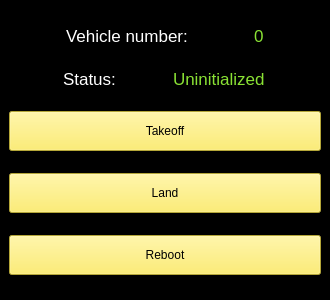
<?xml version="1.0" encoding="UTF-8"?>
<ui version="4.0">
 <class>QuadWindow</class>
 <widget class="QWidget" name="QuadWindow">
  <property name="geometry">
   <rect>
    <x>0</x>
    <y>0</y>
    <width>330</width>
    <height>300</height>
   </rect>
  </property>
  <property name="sizePolicy">
   <sizepolicy hsizetype="Preferred" vsizetype="Preferred">
    <horstretch>0</horstretch>
    <verstretch>0</verstretch>
   </sizepolicy>
  </property>
  <property name="maximumSize">
   <size>
    <width>350</width>
    <height>300</height>
   </size>
  </property>
  <property name="windowTitle">
   <string>Form</string>
  </property>
  <property name="styleSheet">
   <string notr="true">background-color: rgb(0, 0, 0);</string>
  </property>
  <layout class="QVBoxLayout" name="verticalLayout">
   <property name="spacing">
    <number>0</number>
   </property>
   <property name="leftMargin">
    <number>0</number>
   </property>
   <property name="topMargin">
    <number>0</number>
   </property>
   <property name="rightMargin">
    <number>0</number>
   </property>
   <property name="bottomMargin">
    <number>0</number>
   </property>
   <item>
    <widget class="QFrame" name="frame">
     <property name="styleSheet">
      <string notr="true"/>
     </property>
     <property name="frameShape">
      <enum>QFrame::NoFrame</enum>
     </property>
     <property name="frameShadow">
      <enum>QFrame::Raised</enum>
     </property>
     <layout class="QVBoxLayout" name="verticalLayout_2">
      <item>
       <widget class="QFrame" name="frame_3">
        <property name="sizePolicy">
         <sizepolicy hsizetype="Preferred" vsizetype="Fixed">
          <horstretch>0</horstretch>
          <verstretch>0</verstretch>
         </sizepolicy>
        </property>
        <property name="frameShape">
         <enum>QFrame::StyledPanel</enum>
        </property>
        <property name="frameShadow">
         <enum>QFrame::Raised</enum>
        </property>
        <layout class="QHBoxLayout" name="horizontalLayout_2">
         <property name="spacing">
          <number>10</number>
         </property>
         <property name="leftMargin">
          <number>0</number>
         </property>
         <property name="topMargin">
          <number>0</number>
         </property>
         <property name="rightMargin">
          <number>0</number>
         </property>
         <property name="bottomMargin">
          <number>0</number>
         </property>
         <item>
          <widget class="QLabel" name="label_3">
           <property name="sizePolicy">
            <sizepolicy hsizetype="Fixed" vsizetype="Fixed">
             <horstretch>0</horstretch>
             <verstretch>0</verstretch>
            </sizepolicy>
           </property>
           <property name="font">
            <font>
             <pointsize>13</pointsize>
            </font>
           </property>
           <property name="styleSheet">
            <string notr="true">color: rgb(255, 255, 255);</string>
           </property>
           <property name="text">
            <string>Vehicle number:</string>
           </property>
          </widget>
         </item>
         <item>
          <widget class="QLabel" name="label_2">
           <property name="sizePolicy">
            <sizepolicy hsizetype="Fixed" vsizetype="Fixed">
             <horstretch>0</horstretch>
             <verstretch>0</verstretch>
            </sizepolicy>
           </property>
           <property name="font">
            <font>
             <pointsize>13</pointsize>
            </font>
           </property>
           <property name="styleSheet">
            <string notr="true">color: rgb(138, 226, 52);</string>
           </property>
           <property name="text">
            <string>0</string>
           </property>
          </widget>
         </item>
        </layout>
       </widget>
      </item>
      <item>
       <widget class="QFrame" name="frame_2">
        <property name="sizePolicy">
         <sizepolicy hsizetype="Preferred" vsizetype="Fixed">
          <horstretch>0</horstretch>
          <verstretch>0</verstretch>
         </sizepolicy>
        </property>
        <property name="frameShape">
         <enum>QFrame::NoFrame</enum>
        </property>
        <property name="frameShadow">
         <enum>QFrame::Raised</enum>
        </property>
        <layout class="QHBoxLayout" name="horizontalLayout">
         <property name="spacing">
          <number>3</number>
         </property>
         <property name="leftMargin">
          <number>0</number>
         </property>
         <property name="topMargin">
          <number>0</number>
         </property>
         <property name="rightMargin">
          <number>0</number>
         </property>
         <property name="bottomMargin">
          <number>0</number>
         </property>
         <item>
          <widget class="QLabel" name="label">
           <property name="sizePolicy">
            <sizepolicy hsizetype="Fixed" vsizetype="Fixed">
             <horstretch>0</horstretch>
             <verstretch>0</verstretch>
            </sizepolicy>
           </property>
           <property name="font">
            <font>
             <pointsize>13</pointsize>
            </font>
           </property>
           <property name="styleSheet">
            <string notr="true">color: rgb(255, 255, 255);</string>
           </property>
           <property name="text">
            <string>Status:</string>
           </property>
          </widget>
         </item>
         <item>
          <widget class="QLabel" name="label_4">
           <property name="sizePolicy">
            <sizepolicy hsizetype="Fixed" vsizetype="Fixed">
             <horstretch>0</horstretch>
             <verstretch>0</verstretch>
            </sizepolicy>
           </property>
           <property name="font">
            <font>
             <pointsize>13</pointsize>
            </font>
           </property>
           <property name="styleSheet">
            <string notr="true">color: rgb(138, 226, 52);</string>
           </property>
           <property name="text">
            <string>Uninitialized</string>
           </property>
          </widget>
         </item>
        </layout>
       </widget>
      </item>
      <item>
       <widget class="QPushButton" name="pushButton">
        <property name="minimumSize">
         <size>
          <width>0</width>
          <height>40</height>
         </size>
        </property>
        <property name="styleSheet">
         <string notr="true">background-color: rgb(252, 233, 79);</string>
        </property>
        <property name="text">
         <string>Takeoff</string>
        </property>
       </widget>
      </item>
      <item>
       <widget class="QPushButton" name="pushButton_2">
        <property name="minimumSize">
         <size>
          <width>0</width>
          <height>40</height>
         </size>
        </property>
        <property name="styleSheet">
         <string notr="true">background-color: rgb(252, 233, 79);
</string>
        </property>
        <property name="text">
         <string>Land</string>
        </property>
       </widget>
      </item>
      <item>
       <widget class="QPushButton" name="pushButton_3">
        <property name="minimumSize">
         <size>
          <width>0</width>
          <height>40</height>
         </size>
        </property>
        <property name="styleSheet">
         <string notr="true">background-color: rgb(252, 233, 79);</string>
        </property>
        <property name="text">
         <string>Reboot</string>
        </property>
       </widget>
      </item>
     </layout>
    </widget>
   </item>
  </layout>
 </widget>
 <resources/>
 <connections/>
</ui>
